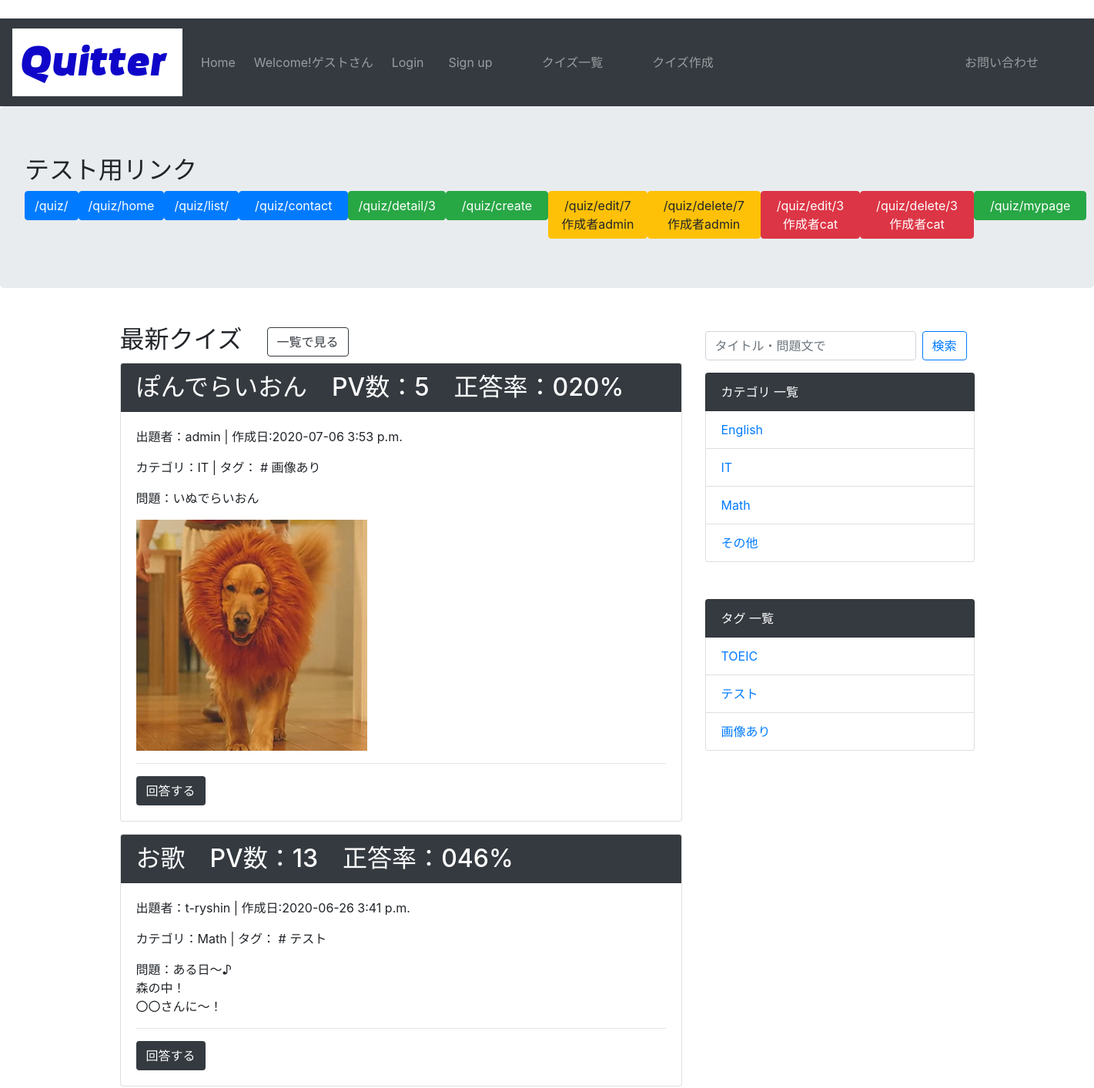
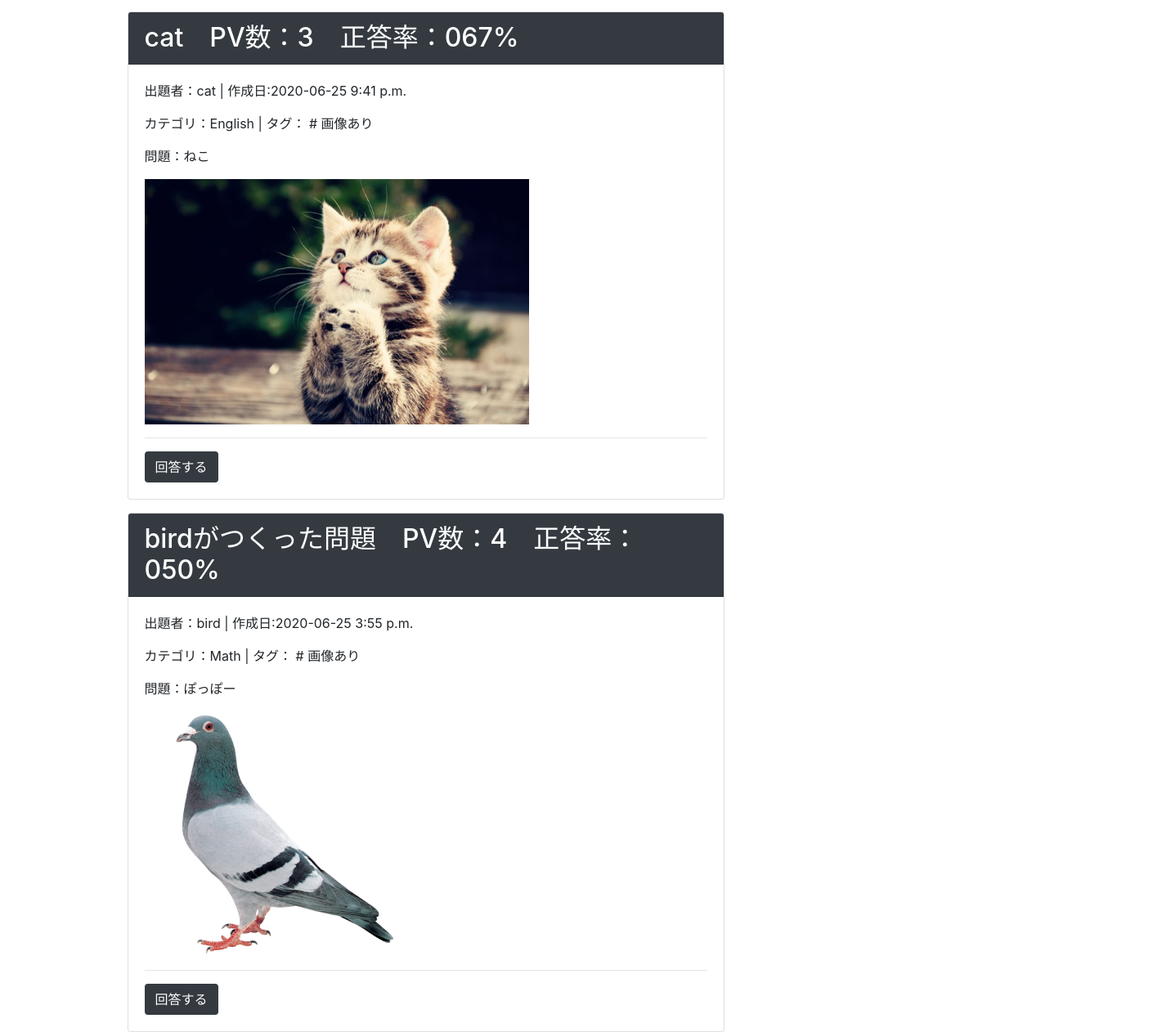
/quiz/ (upper part), run on an earlier commit of the app's database (2 pictures, top to bottom).
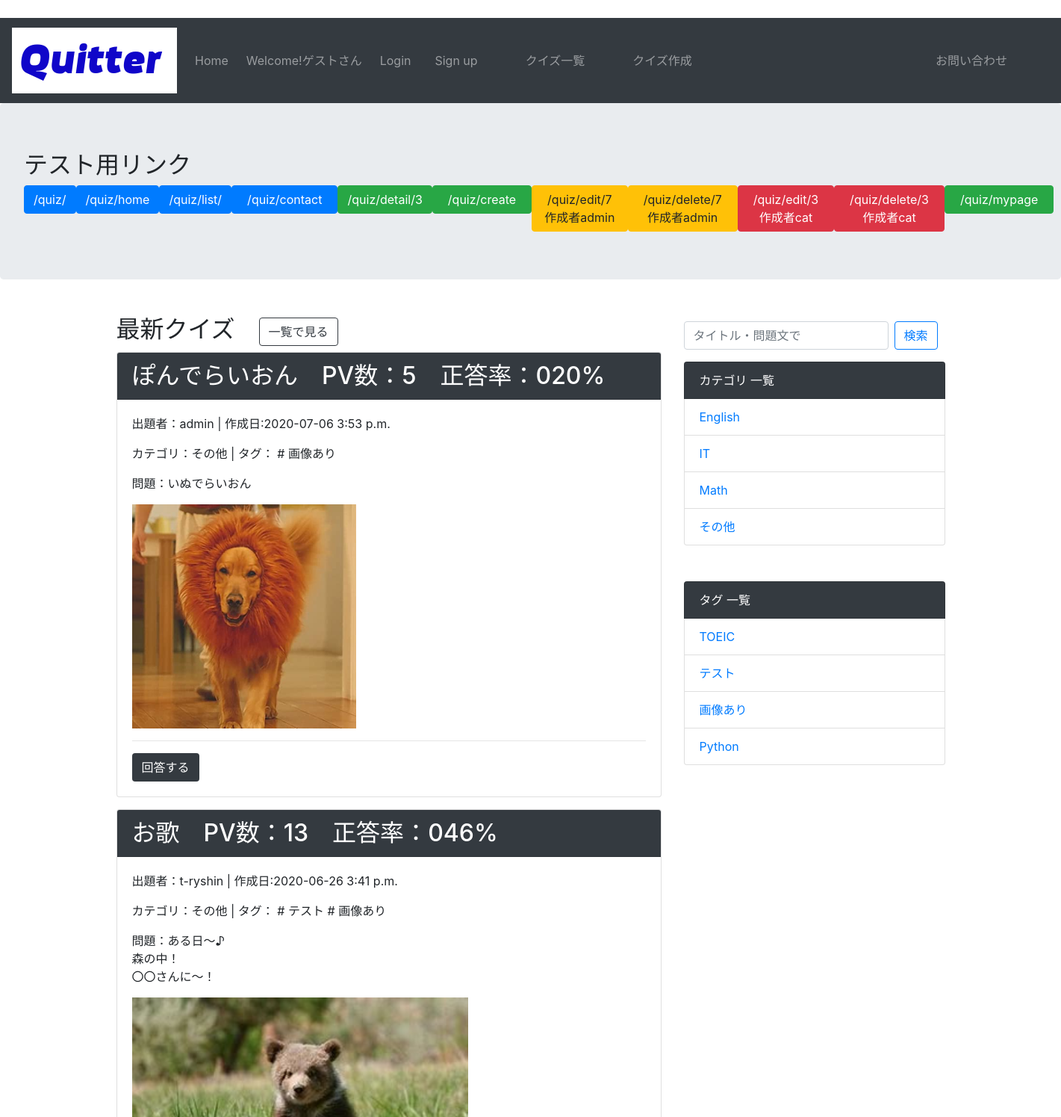
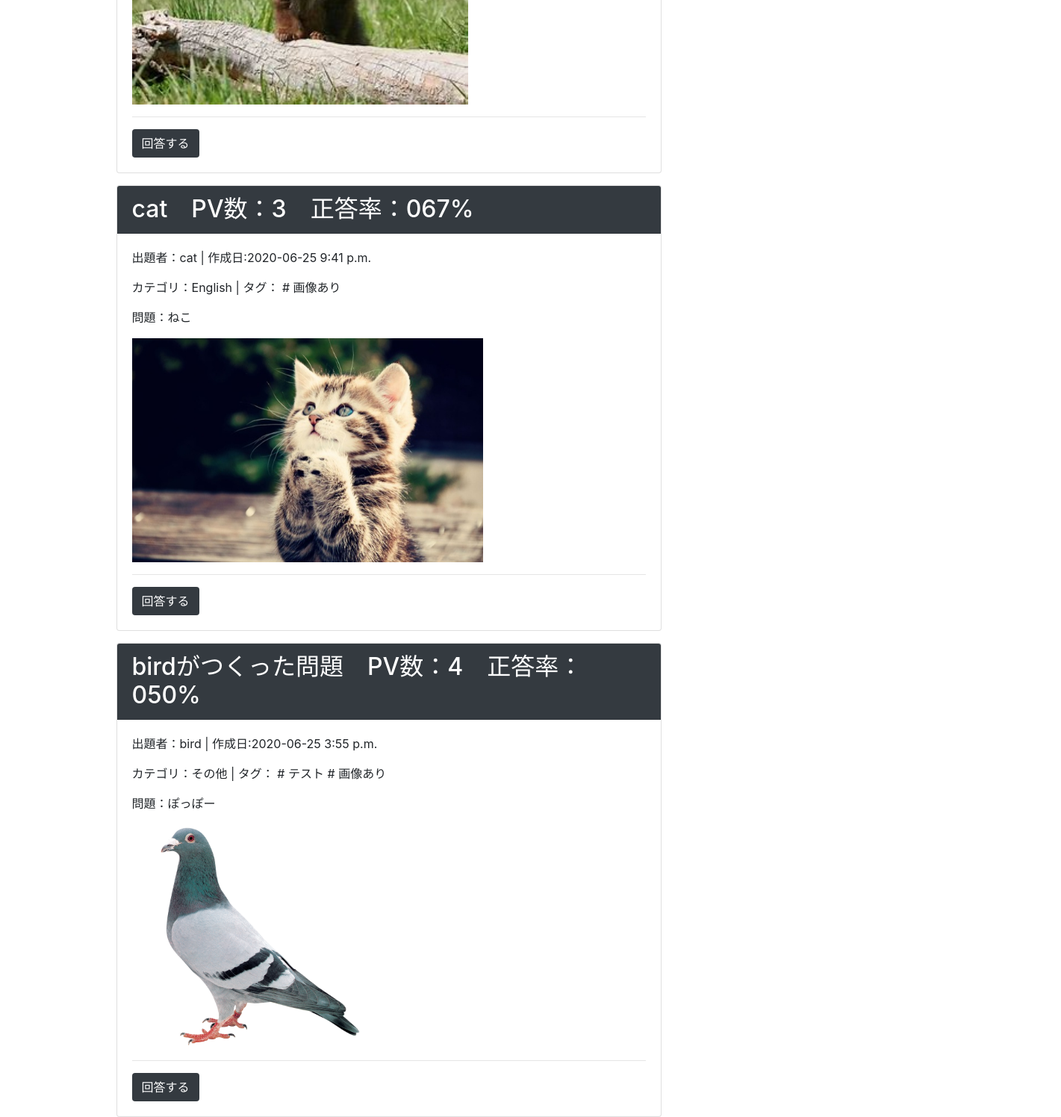
And on a later commit of the database (2 pictures, top to bottom).
### quiz/models.py (models this page shows, shortened)
class Quiz(models.Model):
    QUIZ_CHOICES = (
        ('a', 'a'), ('b', 'b'), ('c', 'c'), ('d', 'd')
        )
    author = models.ForeignKey(User,verbose_name='作成者',on_delete=models.CASCADE)
    title = models.CharField('タイトル', max_length=255)
    text = models.TextField('問題文')
    image = models.ImageField('画像', upload_to='img', blank=True, null=True)
    category = models.ForeignKey(Category, verbose_name='カテゴリ', blank=False, on_delete=models.PROTECT)
    tag = models.ManyToManyField(Tag, verbose_name='タグ', blank=True)
    choice_a = models.CharField('選択肢a', max_length=255)
    choice_b = models.CharField('選択肢b', max_length=255)
    choice_c = models.CharField('選択肢c', max_length=255)
    choice_d = models.CharField('選択肢d', max_length=255)
    correct_answer = models.CharField('正解', choices=QUIZ_CHOICES, max_length=1)
    explanation = models.TextField('解説', blank=True)
    created_at = models.DateTimeField('問題更新日', default=timezone.now)

class Category(models.Model):
    name = models.CharField('カテゴリ名', max_length=255)
    def __str__(self):
        return self.name

class Tag(models.Model):
    name = models.CharField('タグ名', max_length=255)
    def __str__(self):
        return self.name

### account/models.py (models this page shows)
class User(AbstractUser):
    pass

### quiz/views.py (the view)
# urls.py: path('', RedirectView.as_view(url='/quiz/'), name='index'),
def index(request):
    latest_quiz_list = Quiz.objects.order_by('-created_at')[:5]
    quiz_dict = get_quiz_dict(latest_quiz_list)
    context = {
        'quiz_dict': quiz_dict
        }
    return render(request, 'quiz/index.html', context)

### quiz/context_processors.py (called while the page is built)
def common(request):
    context = {
        'category_list':Category.objects.all(),
        'tag_list':Tag.objects.all()
    }
    return context

### quiz/func.py (called while the page is built)
def get_quiz_dict(quiz_list):
    quiz_dict = {}
    for quiz in quiz_list:
        quiz_id = quiz.id
        answer = Answer.objects.filter(quiz=quiz_id) # 問題IDでフィルターした回答履歴
        total_count = answer.count() # 総回答数
        correct_count = answer.filter(is_correct=True).count() # 正解の回答数
        try:
            correct_rate = f'{correct_count / total_count * 100:03.0f}%'
        except ZeroDivisionError:
            correct_rate = "まだ回答がありません"
        quiz_dict[quiz] = {
            'total_count': total_count,
            'correct_rate': correct_rate,
        }
    return quiz_dict

### templates/quiz/index.html (shortened to what this page needs)
{% extends 'base.html' %}
{% load static %}
{% block jumbotron %}
<div class="jumbotron">
    <h2>テスト用リンク</h2>
    <div class="btn-group" role="group" aria-label="Basic example">
        <a href="{% url 'quiz:index' %}"><button type="button" class="btn btn-primary">/quiz/</button></a>
        <a href="{% url 'quiz:home' %}"><button type="button" class="btn btn-primary">/quiz/home</button></a>
        <a href="{% url 'quiz:list' %}"><button type="button" class="btn btn-primary">/quiz/list/</button></a>
        <a href="{% url 'quiz:contact' %}"><button type="button" class="btn btn-primary">/quiz/contact　</button></a>
        <a href="{% url 'quiz:detail' quiz_pk=3 %}"><button type="button" class="btn btn-success">/quiz/detail/3</button></a>
        <a href="{% url 'quiz:create' %}"><button type="button" class="btn btn-success">/quiz/create　</button></a>
        <a href="{% url 'quiz:edit' quiz_pk=7 %}"><button type="button" class="btn btn-warning">/quiz/edit/7　作成者admin</button></a>
        <a href="{% url 'quiz:delete' quiz_pk=7 %}"><button type="button" class="btn btn-warning">/quiz/delete/7　作成者admin</button></a>
        <a href="{% url 'quiz:edit' quiz_pk=3 %}"><button type="button" class="btn btn-danger">/quiz/edit/3　作成者cat</button></a>
        <a href="{% url 'quiz:delete' quiz_pk=3 %}"><button type="button" class="btn btn-danger">/quiz/delete/3　作成者cat</button></a>
        <a href="{% url 'quiz:mypage' %}"><button type="button" class="btn btn-success">/quiz/mypage　</button></a>
    </div>
</div>
{% endblock jumbotron %}
{% block content %}
<h2>最新クイズ　<a href="{% url 'quiz:list' %}"><button type="button" class="btn btn-outline-dark">一覧で見る</button></a></h2>
{% if quiz_dict %}
    {% for quiz, value in quiz_dict.items %}
    <div class="card mb-3">
        <h2 class="card-header bg-dark text-white">{{ quiz.title }}　PV数：{{ value.total_count }}　正答率：{{ value.correct_rate }}</h2>
        <div class="card-body">
            <p>出題者：{{ quiz.author }} | 作成日:{{ quiz.created_at|date:'Y-m-d P' }}</p>
            <p>カテゴリ：{{ quiz.category }} | タグ：{% for tag in quiz.tag.all %} # {{ tag }}{% endfor %}</p>
            <p>問題：{{ quiz.text|linebreaksbr }}</p>
            {% if quiz.image %}<p><img src="{{ quiz.image.url }}" height=300></p>{% endif %}
            <hr>
            <a href="{% url 'quiz:detail' quiz.pk %}" class="btn bg-dark text-white">回答する</a>
        </div>
    </div>
    {% endfor %}
{% else %}
    <p>回答可能なクイズがありません</p>
{% endif %}
{% endblock content %}
{% block sidebar %}
    <ul class="list-group mt-2 mb-3">
        <form class="form-inline my-2 my-lg-0" method="GET" action="{% url 'quiz:search' %}">
            <input class="form-control mr-sm-2" type="text" placeholder="タイトル・問題文で" aria-label="Search" name="keyword">
            <button class="btn btn-outline-primary my-2 my-sm-0" type="submit">検索</button>
        </form>
    </ul>
    <ul class="list-group mb-5">
        <li class="list-group-item bg-dark text-white">カテゴリ 一覧</li>
        {% for category in category_list %}
            <li class="list-group-item"><a href="{% url 'quiz:category' category.pk %}">{{ category }}</a></li>
        {% endfor %}
    </ul>
    <ul class="list-group">
        <li class="list-group-item bg-dark text-white">タグ 一覧</li>
        {% for tag in tag_list %}
            <li class="list-group-item"><a href="{% url 'quiz:tag' tag.pk %}">{{ tag }}</a></li>
        {% endfor %}
    </ul>
{% endblock sidebar %}

### templates/base.html (shortened to what this page needs)
﻿<!doctype html>
{% load static %}
<html lang="ja">
<head>
    <link rel="stylesheet" href="https://stackpath.bootstrapcdn.com/bootstrap/4.5.0/css/bootstrap.min.css">
</head>
<body>
    <nav class="navbar navbar-expand-lg navbar-dark bg-dark">
        <a class="navbar-brand" href="{% url 'quiz:index' %}">
            <img src="{% static 'img/quitter.png' %}" alt="logo">
        </a>
        <div class="collapse navbar-collapse justify-content-end" id="navbarSupportedContent">
            <ul class="navbar-nav mr-auto">
                <li class="nav-item">
                    <a class="nav-link" href="{% url 'quiz:index' %}">Home</a>
                </li>
                {% if user.is_authenticated %}
                <li class="nav-item ml-3">
                    <a class="nav-link" href="{% url 'quiz:mypage' %}">Welcome!{{ user }}さん</a>
                </li>
                <li class="nav-item ml-3">
                    <a class="logout nav-link" href="{% url 'account:logout' %}">Logout</a>
                </li>
                {% else %}
                <li class="nav-item ml-3">
                    <span class="navbar-text">Welcome!ゲストさん</span>
                </li>
                <li class="nav-item ml-3">
                    <a class="login nav-link" href="{% url 'account:login' %}">Login</a>
                </li>
                <li class="nav-item ml-3">
                    <a class="signup nav-link" href="{% url 'account:signup' %}">Sign up</a>
                </li>
                {% endif %}
                <li class="nav-item ml-5">
                    <a class="nav-link" href="{% url 'quiz:list' %}">クイズ一覧</a>
                </li>
                <li class="nav-item ml-5">
                    <a class="nav-link" href="{% url 'quiz:create' %}">クイズ作成</a>
                </li>
            </ul>
            <ul class="navbar-nav">
                <li class="nav-item mr-5">
                    <a class="nav-link" href="{% url 'quiz:contact' %}">お問い合わせ</a>
                </li>
            </ul>
        </div>
    </nav>
    {% block jumbotron %}
    {% endblock jumbotron %}
<div class="container mt-5">
    <div class="row">
        <div class="col-md-8">
        {% block content %}
        {% endblock content %}
        </div>
        <div class="col-md-4">
        {% block sidebar %}
        {% endblock sidebar %}
        </div>
    </div>
</div>
</body>
</html>

What changed in the data, as far as the page shows it:
changed Quiz "ぽんでらいおん": category "IT" → "その他"
changed Quiz "お歌": category "Math" → "その他"; gains Tag (name "画像あり"); image empty → "img/bear.jpg" (drawn); image: picture added
changed Quiz "birdがつくった問題": category "Math" → "その他"; gains Tag (name "テスト")
added Tag: name "Python"
